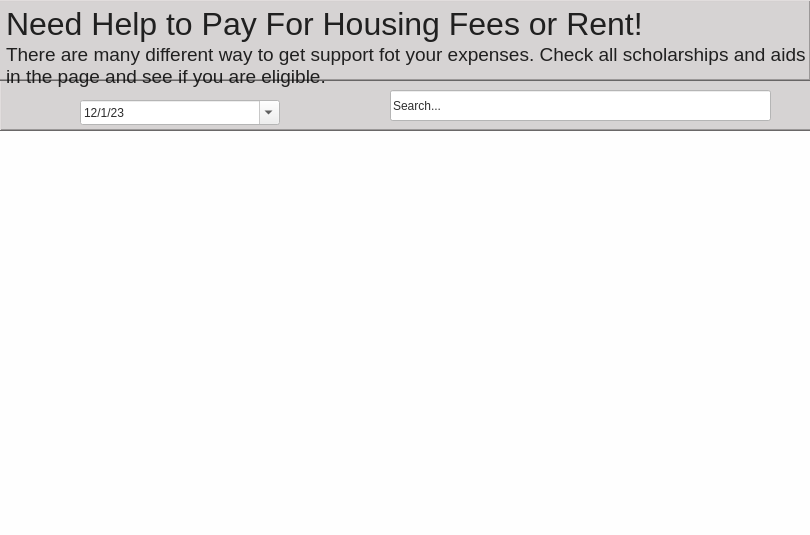
<?xml version="1.0" encoding="UTF-8"?>
<ui version="4.0">
 <class>FinancialSupport</class>
 <widget class="QDialog" name="FinancialSupport">
  <property name="geometry">
   <rect>
    <x>0</x>
    <y>0</y>
    <width>810</width>
    <height>535</height>
   </rect>
  </property>
  <property name="palette">
   <palette>
    <active>
     <colorrole role="Window">
      <brush brushstyle="SolidPattern">
       <color alpha="255">
        <red>254</red>
        <green>254</green>
        <blue>254</blue>
       </color>
      </brush>
     </colorrole>
    </active>
    <inactive>
     <colorrole role="Window">
      <brush brushstyle="SolidPattern">
       <color alpha="255">
        <red>254</red>
        <green>254</green>
        <blue>254</blue>
       </color>
      </brush>
     </colorrole>
    </inactive>
    <disabled>
     <colorrole role="Base">
      <brush brushstyle="SolidPattern">
       <color alpha="255">
        <red>254</red>
        <green>254</green>
        <blue>254</blue>
       </color>
      </brush>
     </colorrole>
     <colorrole role="Window">
      <brush brushstyle="SolidPattern">
       <color alpha="255">
        <red>254</red>
        <green>254</green>
        <blue>254</blue>
       </color>
      </brush>
     </colorrole>
    </disabled>
   </palette>
  </property>
  <property name="windowTitle">
   <string>Dialog</string>
  </property>
  <widget class="QLabel" name="textLabel">
   <property name="geometry">
    <rect>
     <x>10</x>
     <y>130</y>
     <width>791</width>
     <height>431</height>
    </rect>
   </property>
   <property name="palette">
    <palette>
     <active>
      <colorrole role="WindowText">
       <brush brushstyle="SolidPattern">
        <color alpha="252">
         <red>16</red>
         <green>16</green>
         <blue>16</blue>
        </color>
       </brush>
      </colorrole>
      <colorrole role="Text">
       <brush brushstyle="SolidPattern">
        <color alpha="255">
         <red>23</red>
         <green>23</green>
         <blue>23</blue>
        </color>
       </brush>
      </colorrole>
     </active>
     <inactive>
      <colorrole role="WindowText">
       <brush brushstyle="SolidPattern">
        <color alpha="252">
         <red>16</red>
         <green>16</green>
         <blue>16</blue>
        </color>
       </brush>
      </colorrole>
      <colorrole role="Text">
       <brush brushstyle="SolidPattern">
        <color alpha="255">
         <red>23</red>
         <green>23</green>
         <blue>23</blue>
        </color>
       </brush>
      </colorrole>
     </inactive>
     <disabled/>
    </palette>
   </property>
   <property name="font">
    <font>
     <family>Arial</family>
     <pointsize>15</pointsize>
    </font>
   </property>
   <property name="styleSheet">
    <string notr="true"/>
   </property>
   <property name="frameShape">
    <enum>QFrame::NoFrame</enum>
   </property>
   <property name="text">
    <string/>
   </property>
   <property name="wordWrap">
    <bool>true</bool>
   </property>
  </widget>
  <widget class="QTextBrowser" name="textBrowser">
   <property name="geometry">
    <rect>
     <x>-10</x>
     <y>0</y>
     <width>821</width>
     <height>81</height>
    </rect>
   </property>
   <property name="styleSheet">
    <string notr="true">background-color: rgba(199, 195, 195, 186);</string>
   </property>
   <property name="frameShape">
    <enum>QFrame::WinPanel</enum>
   </property>
   <property name="frameShadow">
    <enum>QFrame::Raised</enum>
   </property>
   <property name="html">
    <string>&lt;!DOCTYPE HTML PUBLIC &quot;-//W3C//DTD HTML 4.0//EN&quot; &quot;http://www.w3.org/TR/REC-html40/strict.dtd&quot;&gt;
&lt;html&gt;&lt;head&gt;&lt;meta name=&quot;qrichtext&quot; content=&quot;1&quot; /&gt;&lt;meta charset=&quot;utf-8&quot; /&gt;&lt;style type=&quot;text/css&quot;&gt;
p, li { white-space: pre-wrap; }
hr { height: 1px; border-width: 0; }
li.unchecked::marker { content: &quot;\2610&quot;; }
li.checked::marker { content: &quot;\2612&quot;; }
&lt;/style&gt;&lt;/head&gt;&lt;body style=&quot; font-family:'.AppleSystemUIFont'; font-size:13pt; font-weight:400; font-style:normal;&quot;&gt;
&lt;p style=&quot;-qt-paragraph-type:empty; margin-top:0px; margin-bottom:0px; margin-left:0px; margin-right:0px; -qt-block-indent:0; text-indent:0px;&quot;&gt;&lt;br /&gt;&lt;/p&gt;&lt;/body&gt;&lt;/html&gt;</string>
   </property>
  </widget>
  <widget class="QLineEdit" name="lineEdit">
   <property name="geometry">
    <rect>
     <x>390</x>
     <y>90</y>
     <width>381</width>
     <height>31</height>
    </rect>
   </property>
   <property name="palette">
    <palette>
     <active>
      <colorrole role="WindowText">
       <brush brushstyle="SolidPattern">
        <color alpha="217">
         <red>1</red>
         <green>1</green>
         <blue>1</blue>
        </color>
       </brush>
      </colorrole>
      <colorrole role="Text">
       <brush brushstyle="SolidPattern">
        <color alpha="217">
         <red>10</red>
         <green>10</green>
         <blue>10</blue>
        </color>
       </brush>
      </colorrole>
     </active>
     <inactive>
      <colorrole role="WindowText">
       <brush brushstyle="SolidPattern">
        <color alpha="217">
         <red>1</red>
         <green>1</green>
         <blue>1</blue>
        </color>
       </brush>
      </colorrole>
      <colorrole role="Text">
       <brush brushstyle="SolidPattern">
        <color alpha="217">
         <red>10</red>
         <green>10</green>
         <blue>10</blue>
        </color>
       </brush>
      </colorrole>
     </inactive>
     <disabled/>
    </palette>
   </property>
   <property name="text">
    <string>Search...</string>
   </property>
  </widget>
  <widget class="QTextBrowser" name="textBrowser_2">
   <property name="geometry">
    <rect>
     <x>0</x>
     <y>0</y>
     <width>831</width>
     <height>91</height>
    </rect>
   </property>
   <property name="palette">
    <palette>
     <active>
      <colorrole role="Button">
       <brush brushstyle="SolidPattern">
        <color alpha="0">
         <red>255</red>
         <green>255</green>
         <blue>255</blue>
        </color>
       </brush>
      </colorrole>
      <colorrole role="Text">
       <brush brushstyle="SolidPattern">
        <color alpha="230">
         <red>12</red>
         <green>12</green>
         <blue>12</blue>
        </color>
       </brush>
      </colorrole>
      <colorrole role="Base">
       <brush brushstyle="NoBrush">
        <color alpha="255">
         <red>0</red>
         <green>0</green>
         <blue>0</blue>
        </color>
       </brush>
      </colorrole>
      <colorrole role="Window">
       <brush brushstyle="SolidPattern">
        <color alpha="0">
         <red>255</red>
         <green>255</green>
         <blue>255</blue>
        </color>
       </brush>
      </colorrole>
     </active>
     <inactive>
      <colorrole role="Button">
       <brush brushstyle="SolidPattern">
        <color alpha="0">
         <red>255</red>
         <green>255</green>
         <blue>255</blue>
        </color>
       </brush>
      </colorrole>
      <colorrole role="Text">
       <brush brushstyle="SolidPattern">
        <color alpha="230">
         <red>12</red>
         <green>12</green>
         <blue>12</blue>
        </color>
       </brush>
      </colorrole>
      <colorrole role="Base">
       <brush brushstyle="NoBrush">
        <color alpha="255">
         <red>0</red>
         <green>0</green>
         <blue>0</blue>
        </color>
       </brush>
      </colorrole>
      <colorrole role="Window">
       <brush brushstyle="SolidPattern">
        <color alpha="0">
         <red>255</red>
         <green>255</green>
         <blue>255</blue>
        </color>
       </brush>
      </colorrole>
     </inactive>
     <disabled>
      <colorrole role="Button">
       <brush brushstyle="SolidPattern">
        <color alpha="0">
         <red>255</red>
         <green>255</green>
         <blue>255</blue>
        </color>
       </brush>
      </colorrole>
      <colorrole role="Base">
       <brush brushstyle="NoBrush">
        <color alpha="255">
         <red>0</red>
         <green>0</green>
         <blue>0</blue>
        </color>
       </brush>
      </colorrole>
      <colorrole role="Window">
       <brush brushstyle="SolidPattern">
        <color alpha="0">
         <red>255</red>
         <green>255</green>
         <blue>255</blue>
        </color>
       </brush>
      </colorrole>
     </disabled>
    </palette>
   </property>
   <property name="styleSheet">
    <string notr="true">background-color:rgba(255, 255, 255, 0);
border-color: rgb(3, 3, 3);</string>
   </property>
   <property name="frameShape">
    <enum>QFrame::Box</enum>
   </property>
   <property name="frameShadow">
    <enum>QFrame::Raised</enum>
   </property>
   <property name="html">
    <string>&lt;!DOCTYPE HTML PUBLIC &quot;-//W3C//DTD HTML 4.0//EN&quot; &quot;http://www.w3.org/TR/REC-html40/strict.dtd&quot;&gt;
&lt;html&gt;&lt;head&gt;&lt;meta name=&quot;qrichtext&quot; content=&quot;1&quot; /&gt;&lt;meta charset=&quot;utf-8&quot; /&gt;&lt;style type=&quot;text/css&quot;&gt;
p, li { white-space: pre-wrap; }
hr { height: 1px; border-width: 0; }
li.unchecked::marker { content: &quot;\2610&quot;; }
li.checked::marker { content: &quot;\2612&quot;; }
&lt;/style&gt;&lt;/head&gt;&lt;body style=&quot; font-family:'.AppleSystemUIFont'; font-size:13pt; font-weight:400; font-style:normal;&quot;&gt;
&lt;p style=&quot; margin-top:0px; margin-bottom:0px; margin-left:0px; margin-right:0px; -qt-block-indent:0; text-indent:0px;&quot;&gt;&lt;span style=&quot; font-size:24pt;&quot;&gt;Need Help to Pay For Housing Fees or Rent!&lt;/span&gt;&lt;br /&gt;&lt;span style=&quot; font-size:14pt;&quot;&gt;There are many different way to get support fot your expenses. Check all scholarships and aids in the page and see if you are eligible.&lt;/span&gt;&lt;/p&gt;&lt;/body&gt;&lt;/html&gt;</string>
   </property>
  </widget>
  <widget class="QTextBrowser" name="textBrowser_3">
   <property name="geometry">
    <rect>
     <x>0</x>
     <y>80</y>
     <width>821</width>
     <height>51</height>
    </rect>
   </property>
   <property name="styleSheet">
    <string notr="true">background-color: rgba(199, 195, 195, 186);</string>
   </property>
   <property name="frameShape">
    <enum>QFrame::WinPanel</enum>
   </property>
   <property name="frameShadow">
    <enum>QFrame::Raised</enum>
   </property>
   <property name="html">
    <string>&lt;!DOCTYPE HTML PUBLIC &quot;-//W3C//DTD HTML 4.0//EN&quot; &quot;http://www.w3.org/TR/REC-html40/strict.dtd&quot;&gt;
&lt;html&gt;&lt;head&gt;&lt;meta name=&quot;qrichtext&quot; content=&quot;1&quot; /&gt;&lt;meta charset=&quot;utf-8&quot; /&gt;&lt;style type=&quot;text/css&quot;&gt;
p, li { white-space: pre-wrap; }
hr { height: 1px; border-width: 0; }
li.unchecked::marker { content: &quot;\2610&quot;; }
li.checked::marker { content: &quot;\2612&quot;; }
&lt;/style&gt;&lt;/head&gt;&lt;body style=&quot; font-family:'.AppleSystemUIFont'; font-size:13pt; font-weight:400; font-style:normal;&quot;&gt;
&lt;p style=&quot;-qt-paragraph-type:empty; margin-top:0px; margin-bottom:0px; margin-left:0px; margin-right:0px; -qt-block-indent:0; text-indent:0px;&quot;&gt;&lt;br /&gt;&lt;/p&gt;&lt;/body&gt;&lt;/html&gt;</string>
   </property>
  </widget>
  <widget class="QDateEdit" name="Sort">
   <property name="geometry">
    <rect>
     <x>80</x>
     <y>100</y>
     <width>200</width>
     <height>25</height>
    </rect>
   </property>
   <property name="maximumSize">
    <size>
     <width>200</width>
     <height>25</height>
    </size>
   </property>
   <property name="palette">
    <palette>
     <active>
      <colorrole role="WindowText">
       <brush brushstyle="SolidPattern">
        <color alpha="216">
         <red>2</red>
         <green>2</green>
         <blue>2</blue>
        </color>
       </brush>
      </colorrole>
      <colorrole role="Text">
       <brush brushstyle="SolidPattern">
        <color alpha="216">
         <red>3</red>
         <green>3</green>
         <blue>3</blue>
        </color>
       </brush>
      </colorrole>
      <colorrole role="ButtonText">
       <brush brushstyle="SolidPattern">
        <color alpha="216">
         <red>5</red>
         <green>5</green>
         <blue>5</blue>
        </color>
       </brush>
      </colorrole>
      <colorrole role="HighlightedText">
       <brush brushstyle="SolidPattern">
        <color alpha="216">
         <red>8</red>
         <green>8</green>
         <blue>8</blue>
        </color>
       </brush>
      </colorrole>
      <colorrole role="PlaceholderText">
       <brush brushstyle="SolidPattern">
        <color alpha="63">
         <red>11</red>
         <green>11</green>
         <blue>11</blue>
        </color>
       </brush>
      </colorrole>
     </active>
     <inactive>
      <colorrole role="WindowText">
       <brush brushstyle="SolidPattern">
        <color alpha="216">
         <red>2</red>
         <green>2</green>
         <blue>2</blue>
        </color>
       </brush>
      </colorrole>
      <colorrole role="Text">
       <brush brushstyle="SolidPattern">
        <color alpha="216">
         <red>3</red>
         <green>3</green>
         <blue>3</blue>
        </color>
       </brush>
      </colorrole>
      <colorrole role="ButtonText">
       <brush brushstyle="SolidPattern">
        <color alpha="216">
         <red>5</red>
         <green>5</green>
         <blue>5</blue>
        </color>
       </brush>
      </colorrole>
      <colorrole role="HighlightedText">
       <brush brushstyle="SolidPattern">
        <color alpha="216">
         <red>8</red>
         <green>8</green>
         <blue>8</blue>
        </color>
       </brush>
      </colorrole>
      <colorrole role="PlaceholderText">
       <brush brushstyle="SolidPattern">
        <color alpha="63">
         <red>11</red>
         <green>11</green>
         <blue>11</blue>
        </color>
       </brush>
      </colorrole>
     </inactive>
     <disabled>
      <colorrole role="HighlightedText">
       <brush brushstyle="SolidPattern">
        <color alpha="216">
         <red>8</red>
         <green>8</green>
         <blue>8</blue>
        </color>
       </brush>
      </colorrole>
      <colorrole role="PlaceholderText">
       <brush brushstyle="SolidPattern">
        <color alpha="63">
         <red>11</red>
         <green>11</green>
         <blue>11</blue>
        </color>
       </brush>
      </colorrole>
     </disabled>
    </palette>
   </property>
   <property name="frame">
    <bool>true</bool>
   </property>
   <property name="displayFormat">
    <string>M/d/yy</string>
   </property>
   <property name="calendarPopup">
    <bool>true</bool>
   </property>
   <property name="date">
    <date>
     <year>2023</year>
     <month>12</month>
     <day>1</day>
    </date>
   </property>
  </widget>
  <zorder>textLabel</zorder>
  <zorder>textBrowser_3</zorder>
  <zorder>textBrowser</zorder>
  <zorder>lineEdit</zorder>
  <zorder>textBrowser_2</zorder>
  <zorder>Sort</zorder>
 </widget>
 <resources/>
 <connections/>
</ui>
